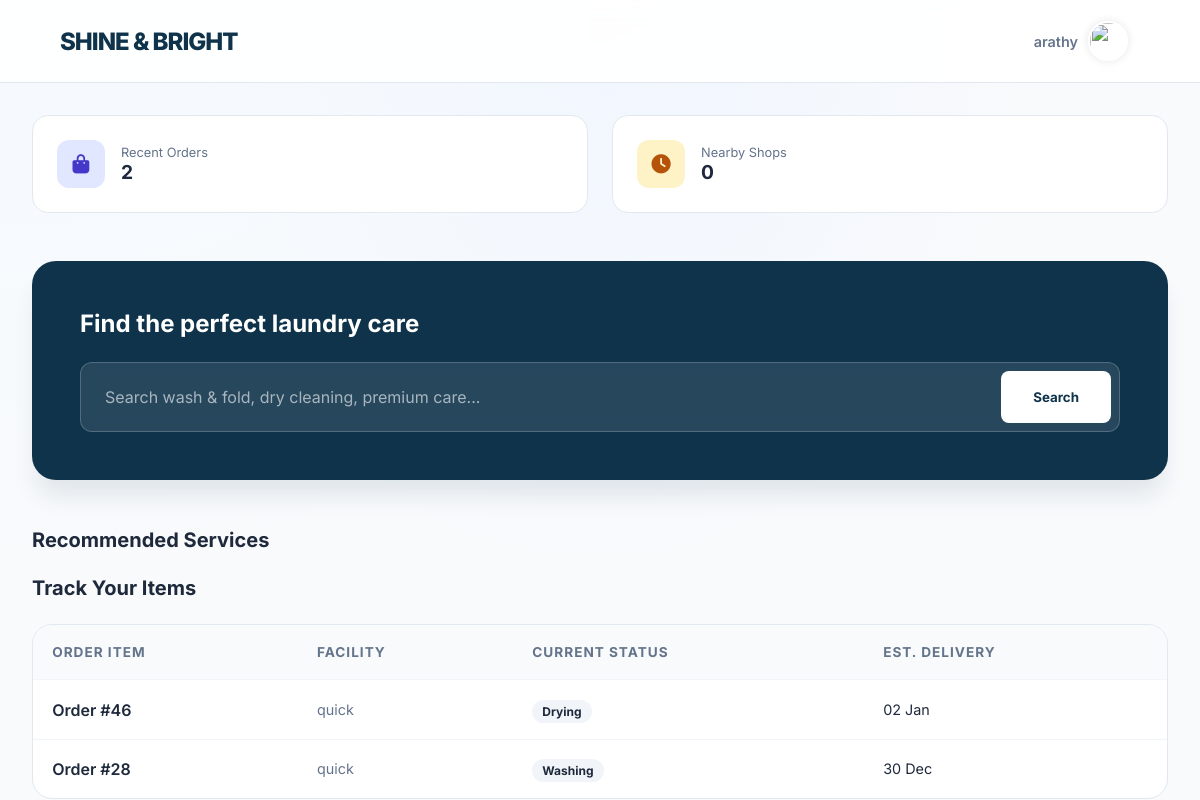
Screenshot of /dashboard/ (signed in) with the database file from the repository.
### shop/models.py (models this page shows, shortened)
class LaundryShop(models.Model):
    name = models.CharField(max_length=100, unique=True)
    email = models.EmailField(unique=True)
    password = models.CharField(max_length=128, blank=True)
    address = models.TextField(blank=True)
    phone = models.CharField(max_length=15, blank=True)
    city = models.CharField(max_length=100, blank=True)
    latitude = models.FloatField(blank=True, null=True)
    longitude = models.FloatField(blank=True, null=True)
    is_approved = models.BooleanField(default=False)
    is_open = models.BooleanField(default=True)
    created_at = models.DateTimeField(default=timezone.now)
    razorpay_account_id = models.CharField(
        max_length=100,
        blank=True,
        null=True,
        help_text="Razorpay Account ID for marketplace payments"
    )
    razorpay_key_id = models.CharField(
        max_length=100,
        blank=True,
        null=True,
        help_text="Razorpay Key ID for shop payments"
    )
    razorpay_key_secret = models.CharField(
        max_length=100,
        blank=True,
        null=True,
        help_text="Razorpay Key Secret for shop payments"
    )
    bank_account_holder_name = models.CharField(
        max_length=100,
        blank=True,
        null=True,
        help_text="Account holder name as per bank records"
    )
    bank_account_number = models.CharField(
        max_length=50,
        blank=True,
        null=True,
        help_text="Bank account number"
    )
    bank_ifsc_code = models.CharField(
        max_length=11,
        blank=True,
        null=True,
        help_text="IFSC code (e.g., HDFC0001234)"
    )
    bank_name = models.CharField(
        max_length=100,
        blank=True,
        null=True,
        help_text="Bank name (e.g., HDFC Bank, SBI)"
    )
    bank_branch = models.CharField(
        max_length=100,
        blank=True,
        null=True,
        help_text="Bank branch name"
    )
    bank_account_type = models.CharField(
        max_length=20,
        choices=[
            ('Savings', 'Savings'),
            ('Current', 'Current'),
        ],
        blank=True,
        null=True,
        help_text="Type of bank account"
    )

class Order(models.Model):
    STATUS_CHOICES = [
        ('Pending', 'Pending'),
        ('Pickup', 'Pickup'),
        ('Washing', 'Washing'),
        ('Drying', 'Drying'),
        ('Ironing', 'Ironing'),
        ('Ready', 'Ready for Pickup'),
        ('Completed', 'Completed'),
    ]
    PAYMENT_CHOICES = [
        ('Pending', 'Pending'),
        ('Completed', 'Completed'),
    ]
    user = models.ForeignKey(User, on_delete=models.CASCADE)
    shop = models.ForeignKey(LaundryShop, on_delete=models.CASCADE)
    branch = models.ForeignKey(Branch, on_delete=models.CASCADE, blank=True, null=True)
    base_amount = models.DecimalField(max_digits=10, decimal_places=2, default=0)
    platform_fee = models.DecimalField(max_digits=10, decimal_places=2, default=0)
    delivery_fee = models.DecimalField(max_digits=10, decimal_places=2, default=0)
    gst_amount = models.DecimalField(max_digits=10, decimal_places=2, default=0)
    amount = models.DecimalField(
        max_digits=10,
        decimal_places=2,
        help_text="Final payable amount (base + fees + GST)"
    )
    cloth_status = models.CharField(
        max_length=20,
        choices=STATUS_CHOICES,
        default='Pending'
    )
    payment_status = models.CharField(
        max_length=20,
        choices=PAYMENT_CHOICES,
        default='Pending'
    )
    pickup_date = models.DateTimeField(blank=True, null=True)
    delivery_date = models.DateTimeField(blank=True, null=True)
    delivery_name = models.CharField(max_length=100, blank=True)
    delivery_address = models.TextField(blank=True)
    delivery_phone = models.CharField(max_length=15, blank=True)
    special_instructions = models.TextField(blank=True)
    created_at = models.DateTimeField(default=timezone.now)
    delay_notified = models.BooleanField(default=False)
    thank_you_sent = models.BooleanField(default=False)
    razorpay_payment_id = models.CharField(max_length=100, blank=True, null=True)
    razorpay_order_id = models.CharField(max_length=100, blank=True, null=True)

### shop/views.py (the view, shortened to what this page needs)
# urls.py: path("dashboard/", views.user_dashboard, name="dashboard"),
@login_required
def user_dashboard(request):
    pending = Order.objects.filter(user=request.user, cloth_status="Pending", payment_status="Completed").count()
    completed = Order.objects.filter(user=request.user, cloth_status="Completed", payment_status="Completed").count()
    spent = Order.objects.filter(user=request.user, payment_status="Completed").aggregate(
        total=Sum('amount')
    )["total"] or 0
    cloth_status = get_cloth_status(request.user)
    search_query = request.GET.get('search', '')
    services_nearby = []
    shops_nearby = []
    user_city = None
    try:
        user_profile = request.user.profile
        user_city = user_profile.city if user_profile.city else None
    except:
        user_city = None
    create_order_notifications(request.user)
    create_welcome_notifications(request.user)
    recent_notifications = Notification.objects.filter(
        user=request.user,
        is_read=False  # Only show unread notifications
    ).order_by('-created_at')[:5]
    recent_notifications = [
        {
            'id': notification.id,
            'title': notification.title,
            'message': notification.message,
            'time': notification.created_at,
            'icon': notification.icon,
            'color': notification.color,
            'is_read': notification.is_read
        }
        for notification in recent_notifications
    ]
    if hasattr(request.user, 'profile') and request.user.profile.notifications_enabled:
        unread_count = Notification.objects.filter(user=request.user, is_read=False).count()
    else:
        unread_count = 0
    previous_shops = (
    LaundryShop.objects
    .filter(order__user=request.user, order__cloth_status='Completed', order__payment_status='Completed')
    .distinct()
)
    return render(request, "user_dashboard.html", {
        "pending_count": pending,
        "completed_count": completed,
        "total_spent": spent,
        "cloth_status": cloth_status, # Added for the 'Your Cloth Status' table
        "services_nearby": services_nearby,
        "shops_nearby": shops_nearby,
        "search_query": search_query,
        "user_city": user_city,
        "recent_notifications": recent_notifications,  # Show up to 5 notifications
        "unread_count": unread_count,
        "previous_shops": previous_shops,
    })

### shop/views.py (called while the page is built, shortened)
def get_cloth_status(user):
    orders = Order.objects.filter(
        user=user,
        payment_status="Completed"   # filter here, not inside loop
    ).select_related('shop').order_by('-created_at')
    return [
        {
            'cloth_name': f"Order #{order.id}",
            'status': order.cloth_status,   # 🔑 single source of truth
            'delivery_date': order.created_at,
            'shop_name': order.shop.name
        }
        for order in orders
    ]

def create_welcome_notifications(user):
    if not Notification.objects.filter(user=user, notification_type='welcome').exists():
        Notification.objects.create(
            user=user,
            title='Welcome to Shine & Bright!',
            message='Thanks for joining our laundry service. Start by exploring nearby shops.',
            notification_type='welcome',
            icon='fas fa-handshake',
            color='#9b59b6'
        )
    if not Notification.objects.filter(user=user, notification_type='profile_reminder').exists():
        Notification.objects.create(
            user=user,
            title='Complete Your Profile',
            message='Update your profile with your city information to get personalized service recommendations.',
            notification_type='profile_reminder',
            icon='fas fa-user-edit',
            color='#3498db'
        )

### shop/templates/user_dashboard.html (shortened to what this page needs)
{% load static %}
<!DOCTYPE html>
<html lang="en">
<head>
    <link rel="stylesheet" href="https://cdnjs.cloudflare.com/ajax/libs/font-awesome/6.4.0/css/all.min.css">
</head>
<body>
    <nav class="top-nav">
        <div class="logo-text">SHINE & BRIGHT</div>
        <div class="user-profile-trigger" id="profileToggle">
            <span style="font-size: 0.9rem; font-weight: 600; color: var(--text-muted)">{{ request.user.username }}</span>
            <img src="{% if request.user.profile.profile_image %}{{ request.user.profile.profile_image.url }}{% else %}{% static 'default.png' %}{% endif %}" class="avatar">
        </div>
    </nav>
    <div class="dashboard-container">
        <div class="stats-row">
            <div class="stat-card">
                <div class="stat-icon" style="background: #e0e7ff; color: #4338ca"><i class="fas fa-shopping-bag"></i></div>
                <div>
                    <p style="font-size: 0.8rem; color: var(--text-muted)">Recent Orders</p>
                    <p style="font-weight: 700; font-size: 1.2rem">{{ cloth_status|length }}</p>
                </div>
            </div>
            <div class="stat-card">
                <div class="stat-icon" style="background: #fef3c7; color: #b45309"><i class="fas fa-clock"></i></div>
                <div>
                    <p style="font-size: 0.8rem; color: var(--text-muted)">Nearby Shops</p>
                    <p style="font-weight: 700; font-size: 1.2rem">{{ shops_nearby|length }}</p>
                </div>
            </div>
        </div>
        <div class="search-wrapper">
            <h2>Find the perfect laundry care</h2>
            <form method="GET" class="modern-search-bar">
                <input type="text" name="search" value="{{ search_query }}" placeholder="Search wash & fold, dry cleaning, premium care...">
                <button type="submit" class="search-btn-alt">Search</button>
            </form>
        </div>
        <div class="section-header">
            <h2>Recommended Services</h2>
        </div>
        <div class="section-header">
            <h2>Track Your Items</h2>
        </div>
        <div class="table-container">
            <table class="modern-table">
                <thead>
                    <tr>
                        <th>Order Item</th>
                        <th>Facility</th>
                        <th>Current Status</th>
                        <th>Est. Delivery</th>
                    </tr>
                </thead>
                <tbody>
                    {% for cloth in cloth_status %}
                    <tr>
                        <td style="font-weight: 600;">{{ cloth.cloth_name }}</td>
                        <td style="color: var(--text-muted); font-size: 0.9rem;">{{ cloth.shop_name }}</td>
                        <td><span class="status-pill">{{ cloth.status }}</span></td>
                        <td style="font-size: 0.9rem;">{% if cloth.delivery_date %}{{ cloth.delivery_date|date:"d M" }}{% else %}Calculating...{% endif %}</td>
                    </tr>
                    {% empty %}
                    <tr>
                        <td colspan="4" style="text-align: center; color: var(--text-muted); padding: 3rem;">No active orders to track.</td>
                    </tr>
                    {% endfor %}
                </tbody>
            </table>
        </div>
    </div>
</body>
</html>

### shop/templates/user_dashboard.html (style rules this page uses)
:root { --primary: #0f334b; --accent: #667eea; --bg-light: #f8fafc; --glass: rgba(255, 255, 255, 0.9); --border: #e2e8f0; --text-dark: #1e293b; --text-muted: #64748b; --success: #10b981; }
* { margin: 0; padding: 0; box-sizing: border-box; font-family: 'Inter', sans-serif; }
body { background-color: var(--bg-light); background-image: radial-gradient(at 0% 0%, hsla(210,100%,98%,1) 0, transparent 50%), radial-gradient(at 50% 0%, hsla(220,100%,97%,1) 0, transparent 50%); color: var(--text-dark); min-height: 100vh; }
.top-nav { background: var(--glass); backdrop-filter: blur(10px); border-bottom: 1px solid var(--border); padding: 1rem 5%; display: flex; justify-content: space-between; align-items: center; position: sticky; top: 0; z-index: 1000; }
.logo-text { font-size: 1.5rem; font-weight: 800; color: var(--primary); letter-spacing: -1px; }
.dashboard-container { max-width: 1300px; margin: 2rem auto; padding: 0 2rem; }
.stats-row { display: grid; grid-template-columns: repeat(auto-fit, minmax(200px, 1fr)); gap: 1.5rem; margin-bottom: 3rem; }
.stat-card { background: white; padding: 1.5rem; border-radius: 16px; border: 1px solid var(--border); display: flex; align-items: center; gap: 1rem; transition: transform 0.3s ease; }
.stat-icon { width: 48px; height: 48px; border-radius: 12px; display: flex; align-items: center; justify-content: center; font-size: 1.2rem; }
.search-wrapper { background: var(--primary); padding: 3rem; border-radius: 24px; margin-bottom: 3rem; color: white; box-shadow: 0 20px 25px -5px rgba(15, 51, 75, 0.1); }
.search-wrapper h2 { margin-bottom: 1.5rem; font-weight: 700; }
.modern-search-bar { background: rgba(255, 255, 255, 0.1); border: 1px solid rgba(255, 255, 255, 0.2); border-radius: 12px; display: flex; padding: 0.5rem; backdrop-filter: blur(5px); }
.modern-search-bar input { background: transparent; border: none; color: white; padding: 1rem; flex: 1; outline: none; font-size: 1rem; }
.modern-search-bar input::placeholder { color: rgba(255, 255, 255, 0.6); }
.search-btn-alt { background: white; color: var(--primary); border: none; padding: 0 2rem; border-radius: 8px; font-weight: 700; cursor: pointer; transition: all 0.3s; }
.section-header { display: flex; justify-content: space-between; align-items: center; margin-bottom: 1.5rem; }
.section-header h2 { font-size: 1.25rem; font-weight: 700; color: var(--text-dark); }
.table-container { background: white; border-radius: 20px; border: 1px solid var(--border); overflow: hidden; margin-bottom: 4rem; }
.modern-table { width: 100%; border-collapse: collapse; }
.modern-table th { background: #f8fafc; padding: 1.2rem; text-align: left; font-size: 0.85rem; color: var(--text-muted); text-transform: uppercase; letter-spacing: 1px; }
.modern-table td { padding: 1.2rem; border-top: 1px solid #f1f5f9; }
.status-pill { padding: 4px 10px; border-radius: 50px; font-size: 0.75rem; font-weight: 700; background: #f1f5f9; }
.user-profile-trigger { display: flex; align-items: center; gap: 10px; cursor: pointer; padding: 5px 12px; border-radius: 50px; transition: background 0.3s; }
.avatar { width: 40px; height: 40px; border-radius: 50%; object-fit: cover; border: 2px solid white; box-shadow: 0 0 10px rgba(0,0,0,0.1); }

### rows the page displays
LaundryShop: shop_name "quick" "quick"
Order: status "Drying", delivery_date "02 Jan"
Order: status "Washing", delivery_date "30 Dec"

### other values shown
{{ request.user.username }} "arathy"
{{ cloth_status|length }} "2"
{{ shops_nearby|length }} "0"
{{ cloth.cloth_name }} "Order #46" "Order #28"
